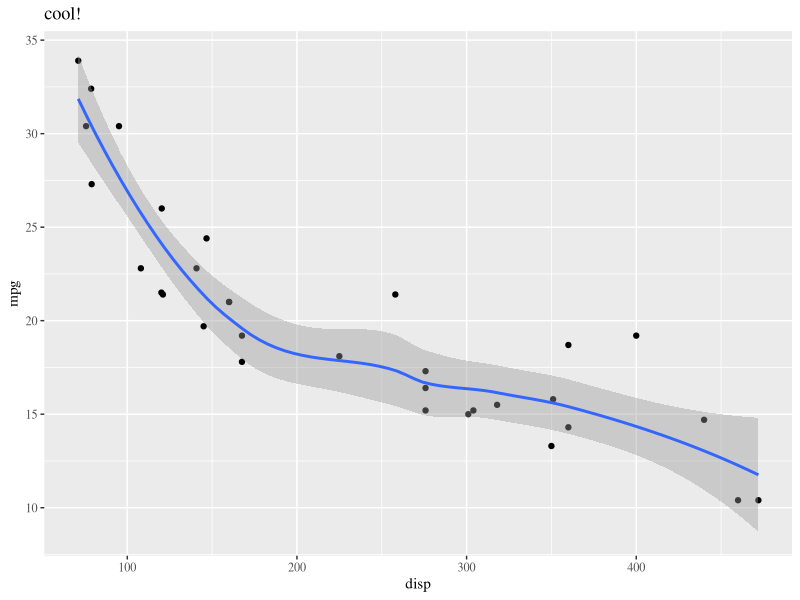

Source code (R):
## ---- chunk 1
library(ragg)

knitr::opts_chunk$set(dev = "ragg_png")

## ---- chunk 2
library(tidyverse)

mtcars %>% 
  ggplot(aes(disp, mpg)) +
  geom_point() +
  geom_smooth() +
  labs(title = "cool!") +
  theme(text = element_text(family = "serif"))
